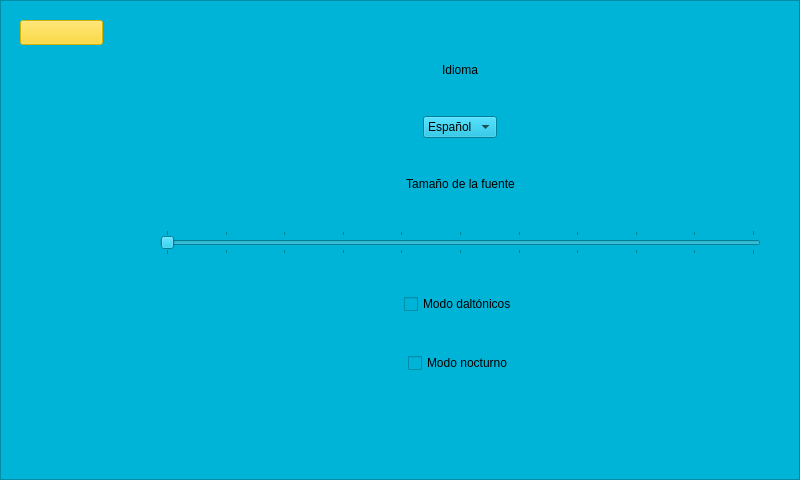
<?xml version="1.0" encoding="UTF-8"?>
<ui version="4.0">
 <class>StartScreen</class>
 <widget class="QMainWindow" name="StartScreen">
  <property name="geometry">
   <rect>
    <x>0</x>
    <y>0</y>
    <width>800</width>
    <height>480</height>
   </rect>
  </property>
  <property name="sizePolicy">
   <sizepolicy hsizetype="Fixed" vsizetype="Fixed">
    <horstretch>0</horstretch>
    <verstretch>0</verstretch>
   </sizepolicy>
  </property>
  <property name="minimumSize">
   <size>
    <width>800</width>
    <height>480</height>
   </size>
  </property>
  <property name="maximumSize">
   <size>
    <width>800</width>
    <height>480</height>
   </size>
  </property>
  <property name="windowTitle">
   <string>Medidor de latencias</string>
  </property>
  <property name="styleSheet">
   <string notr="true">background-color: rgb(0, 180, 216);
alternate-background-color: rgb(82, 183, 136);
</string>
  </property>
  <property name="toolButtonStyle">
   <enum>Qt::ToolButtonTextOnly</enum>
  </property>
  <widget class="QWidget" name="startWidget">
   <property name="sizePolicy">
    <sizepolicy hsizetype="Fixed" vsizetype="Fixed">
     <horstretch>0</horstretch>
     <verstretch>0</verstretch>
    </sizepolicy>
   </property>
   <property name="minimumSize">
    <size>
     <width>800</width>
     <height>480</height>
    </size>
   </property>
   <property name="maximumSize">
    <size>
     <width>800</width>
     <height>480</height>
    </size>
   </property>
   <widget class="QFrame" name="helpFrame">
    <property name="enabled">
     <bool>false</bool>
    </property>
    <property name="geometry">
     <rect>
      <x>0</x>
      <y>0</y>
      <width>800</width>
      <height>480</height>
     </rect>
    </property>
    <property name="sizePolicy">
     <sizepolicy hsizetype="Fixed" vsizetype="Fixed">
      <horstretch>0</horstretch>
      <verstretch>0</verstretch>
     </sizepolicy>
    </property>
    <property name="minimumSize">
     <size>
      <width>800</width>
      <height>480</height>
     </size>
    </property>
    <property name="maximumSize">
     <size>
      <width>800</width>
      <height>480</height>
     </size>
    </property>
    <property name="frameShape">
     <enum>QFrame::StyledPanel</enum>
    </property>
    <property name="frameShadow">
     <enum>QFrame::Raised</enum>
    </property>
    <widget class="QWidget" name="verticalLayoutWidget_2">
     <property name="geometry">
      <rect>
       <x>210</x>
       <y>10</y>
       <width>391</width>
       <height>461</height>
      </rect>
     </property>
     <layout class="QVBoxLayout" name="helpLayout">
      <property name="spacing">
       <number>6</number>
      </property>
      <property name="sizeConstraint">
       <enum>QLayout::SetDefaultConstraint</enum>
      </property>
      <property name="leftMargin">
       <number>5</number>
      </property>
      <property name="rightMargin">
       <number>5</number>
      </property>
      <item>
       <widget class="QPushButton" name="usersManualButton">
        <property name="enabled">
         <bool>false</bool>
        </property>
        <property name="text">
         <string>Manual de usuario</string>
        </property>
       </widget>
      </item>
      <item>
       <widget class="QPushButton" name="generalInfoButton">
        <property name="text">
         <string>Información general</string>
        </property>
       </widget>
      </item>
     </layout>
    </widget>
   </widget>
   <widget class="QFrame" name="generalInfoFrame">
    <property name="geometry">
     <rect>
      <x>0</x>
      <y>0</y>
      <width>800</width>
      <height>480</height>
     </rect>
    </property>
    <property name="sizePolicy">
     <sizepolicy hsizetype="Fixed" vsizetype="Fixed">
      <horstretch>0</horstretch>
      <verstretch>0</verstretch>
     </sizepolicy>
    </property>
    <property name="minimumSize">
     <size>
      <width>800</width>
      <height>480</height>
     </size>
    </property>
    <property name="maximumSize">
     <size>
      <width>800</width>
      <height>480</height>
     </size>
    </property>
    <property name="frameShape">
     <enum>QFrame::StyledPanel</enum>
    </property>
    <property name="frameShadow">
     <enum>QFrame::Raised</enum>
    </property>
    <widget class="QPlainTextEdit" name="generalInfoText">
     <property name="enabled">
      <bool>false</bool>
     </property>
     <property name="geometry">
      <rect>
       <x>230</x>
       <y>60</y>
       <width>311</width>
       <height>341</height>
      </rect>
     </property>
     <property name="font">
      <font>
       <family>DejaVu Sans</family>
       <pointsize>12</pointsize>
      </font>
     </property>
     <property name="plainText">
      <string>Medidor de lantecias para sistemas de videovigilancia críticos.

Versión de HW: 1.0
Versión de SW: 1.0
Autor: Guillermo Girón García
GitHub: @guille31794

Todos los derechos reservados.</string>
     </property>
     <property name="textInteractionFlags">
      <set>Qt::NoTextInteraction</set>
     </property>
    </widget>
   </widget>
   <widget class="QFrame" name="settingsFrame">
    <property name="enabled">
     <bool>true</bool>
    </property>
    <property name="geometry">
     <rect>
      <x>0</x>
      <y>0</y>
      <width>800</width>
      <height>480</height>
     </rect>
    </property>
    <property name="sizePolicy">
     <sizepolicy hsizetype="Fixed" vsizetype="Fixed">
      <horstretch>0</horstretch>
      <verstretch>0</verstretch>
     </sizepolicy>
    </property>
    <property name="minimumSize">
     <size>
      <width>800</width>
      <height>480</height>
     </size>
    </property>
    <property name="maximumSize">
     <size>
      <width>800</width>
      <height>480</height>
     </size>
    </property>
    <property name="frameShape">
     <enum>QFrame::StyledPanel</enum>
    </property>
    <property name="frameShadow">
     <enum>QFrame::Raised</enum>
    </property>
    <widget class="QWidget" name="verticalLayoutWidget_3">
     <property name="geometry">
      <rect>
       <x>160</x>
       <y>30</y>
       <width>601</width>
       <height>421</height>
      </rect>
     </property>
     <layout class="QVBoxLayout" name="settingsLayout">
      <property name="sizeConstraint">
       <enum>QLayout::SetNoConstraint</enum>
      </property>
      <property name="leftMargin">
       <number>0</number>
      </property>
      <item alignment="Qt::AlignHCenter">
       <widget class="QLabel" name="languageLabel">
        <property name="sizePolicy">
         <sizepolicy hsizetype="Fixed" vsizetype="Fixed">
          <horstretch>0</horstretch>
          <verstretch>0</verstretch>
         </sizepolicy>
        </property>
        <property name="minimumSize">
         <size>
          <width>2</width>
          <height>0</height>
         </size>
        </property>
        <property name="text">
         <string>Idioma</string>
        </property>
       </widget>
      </item>
      <item alignment="Qt::AlignHCenter">
       <widget class="QComboBox" name="languagesComboBox">
        <item>
         <property name="text">
          <string>Español</string>
         </property>
        </item>
        <item>
         <property name="text">
          <string>English</string>
         </property>
        </item>
        <item>
         <property name="text">
          <string>Polski</string>
         </property>
        </item>
       </widget>
      </item>
      <item alignment="Qt::AlignHCenter">
       <widget class="QLabel" name="fontSizeLabel">
        <property name="sizePolicy">
         <sizepolicy hsizetype="Fixed" vsizetype="Fixed">
          <horstretch>0</horstretch>
          <verstretch>0</verstretch>
         </sizepolicy>
        </property>
        <property name="text">
         <string>Tamaño de la fuente</string>
        </property>
        <property name="alignment">
         <set>Qt::AlignCenter</set>
        </property>
       </widget>
      </item>
      <item>
       <widget class="QSlider" name="fontSizeSlider">
        <property name="styleSheet">
         <string notr="true">color: rgb(0, 0, 0);</string>
        </property>
        <property name="minimum">
         <number>10</number>
        </property>
        <property name="maximum">
         <number>20</number>
        </property>
        <property name="sliderPosition">
         <number>10</number>
        </property>
        <property name="orientation">
         <enum>Qt::Horizontal</enum>
        </property>
        <property name="tickPosition">
         <enum>QSlider::TicksBothSides</enum>
        </property>
        <property name="tickInterval">
         <number>1</number>
        </property>
       </widget>
      </item>
      <item alignment="Qt::AlignHCenter">
       <widget class="QCheckBox" name="daltonicCheckbox">
        <property name="text">
         <string>Modo daltónicos</string>
        </property>
       </widget>
      </item>
      <item alignment="Qt::AlignHCenter">
       <widget class="QCheckBox" name="darkModeCheckbox">
        <property name="text">
         <string>Modo nocturno</string>
        </property>
       </widget>
      </item>
      <item alignment="Qt::AlignHCenter">
       <widget class="QDialogButtonBox" name="settingsButtonBox">
        <property name="standardButtons">
         <set>QDialogButtonBox::NoButton</set>
        </property>
       </widget>
      </item>
     </layout>
    </widget>
   </widget>
   <widget class="QFrame" name="registryFrame">
    <property name="geometry">
     <rect>
      <x>0</x>
      <y>0</y>
      <width>800</width>
      <height>480</height>
     </rect>
    </property>
    <property name="sizePolicy">
     <sizepolicy hsizetype="Fixed" vsizetype="Fixed">
      <horstretch>0</horstretch>
      <verstretch>0</verstretch>
     </sizepolicy>
    </property>
    <property name="minimumSize">
     <size>
      <width>800</width>
      <height>480</height>
     </size>
    </property>
    <property name="maximumSize">
     <size>
      <width>800</width>
      <height>480</height>
     </size>
    </property>
    <property name="frameShape">
     <enum>QFrame::StyledPanel</enum>
    </property>
    <property name="frameShadow">
     <enum>QFrame::Raised</enum>
    </property>
    <widget class="QTreeView" name="registryTreeView">
     <property name="geometry">
      <rect>
       <x>120</x>
       <y>10</y>
       <width>581</width>
       <height>391</height>
      </rect>
     </property>
     <property name="editTriggers">
      <set>QAbstractItemView::SelectedClicked</set>
     </property>
     <property name="autoExpandDelay">
      <number>-1</number>
     </property>
    </widget>
    <widget class="QGroupBox" name="registryButtonsBox">
     <property name="geometry">
      <rect>
       <x>120</x>
       <y>400</y>
       <width>581</width>
       <height>75</height>
      </rect>
     </property>
     <property name="title">
      <string/>
     </property>
     <property name="alignment">
      <set>Qt::AlignCenter</set>
     </property>
     <property name="flat">
      <bool>false</bool>
     </property>
     <widget class="QPushButton" name="checkRegistryEntryButton">
      <property name="geometry">
       <rect>
        <x>20</x>
        <y>30</y>
        <width>83</width>
        <height>25</height>
       </rect>
      </property>
      <property name="text">
       <string>Comprobar</string>
      </property>
     </widget>
     <widget class="QPushButton" name="deleteRegistryEntryButton">
      <property name="geometry">
       <rect>
        <x>270</x>
        <y>30</y>
        <width>83</width>
        <height>25</height>
       </rect>
      </property>
      <property name="text">
       <string>Borrar</string>
      </property>
     </widget>
     <widget class="QPushButton" name="renameRegistryEntryButton">
      <property name="geometry">
       <rect>
        <x>490</x>
        <y>30</y>
        <width>83</width>
        <height>25</height>
       </rect>
      </property>
      <property name="text">
       <string>Renombrar</string>
      </property>
     </widget>
    </widget>
   </widget>
   <widget class="QFrame" name="startFrame">
    <property name="geometry">
     <rect>
      <x>0</x>
      <y>0</y>
      <width>800</width>
      <height>480</height>
     </rect>
    </property>
    <property name="sizePolicy">
     <sizepolicy hsizetype="Fixed" vsizetype="Fixed">
      <horstretch>0</horstretch>
      <verstretch>0</verstretch>
     </sizepolicy>
    </property>
    <property name="minimumSize">
     <size>
      <width>800</width>
      <height>480</height>
     </size>
    </property>
    <property name="maximumSize">
     <size>
      <width>800</width>
      <height>480</height>
     </size>
    </property>
    <property name="frameShape">
     <enum>QFrame::StyledPanel</enum>
    </property>
    <property name="frameShadow">
     <enum>QFrame::Raised</enum>
    </property>
    <widget class="QWidget" name="verticalLayoutWidget">
     <property name="geometry">
      <rect>
       <x>190</x>
       <y>10</y>
       <width>391</width>
       <height>461</height>
      </rect>
     </property>
     <layout class="QVBoxLayout" name="startLayout">
      <property name="spacing">
       <number>6</number>
      </property>
      <property name="sizeConstraint">
       <enum>QLayout::SetNoConstraint</enum>
      </property>
      <property name="leftMargin">
       <number>5</number>
      </property>
      <property name="rightMargin">
       <number>5</number>
      </property>
      <item>
       <widget class="QPushButton" name="startMeasuringButton">
        <property name="styleSheet">
         <string notr="true"/>
        </property>
        <property name="text">
         <string>Comenzar medición</string>
        </property>
       </widget>
      </item>
      <item>
       <widget class="QPushButton" name="historicOfMeasuresButton">
        <property name="text">
         <string>Historial de mediciones</string>
        </property>
       </widget>
      </item>
      <item>
       <widget class="QPushButton" name="settingsButton">
        <property name="text">
         <string>Ajustes</string>
        </property>
       </widget>
      </item>
      <item>
       <widget class="QPushButton" name="helpButton">
        <property name="text">
         <string>Ayuda</string>
        </property>
       </widget>
      </item>
     </layout>
    </widget>
   </widget>
   <widget class="QPushButton" name="backButton">
    <property name="enabled">
     <bool>false</bool>
    </property>
    <property name="geometry">
     <rect>
      <x>20</x>
      <y>20</y>
      <width>83</width>
      <height>25</height>
     </rect>
    </property>
    <property name="sizePolicy">
     <sizepolicy hsizetype="Fixed" vsizetype="Fixed">
      <horstretch>0</horstretch>
      <verstretch>0</verstretch>
     </sizepolicy>
    </property>
    <property name="styleSheet">
     <string notr="true">background-color: rgb(255, 214, 10);
alternate-background-color: rgb(157, 2, 8);
border-color: rgb(246, 211, 45);
color: rgb(0, 0, 0);</string>
    </property>
    <property name="text">
     <string/>
    </property>
   </widget>
   <widget class="QFrame" name="registryDisplayerFrame">
    <property name="geometry">
     <rect>
      <x>0</x>
      <y>0</y>
      <width>800</width>
      <height>480</height>
     </rect>
    </property>
    <property name="sizePolicy">
     <sizepolicy hsizetype="Fixed" vsizetype="Fixed">
      <horstretch>0</horstretch>
      <verstretch>0</verstretch>
     </sizepolicy>
    </property>
    <property name="minimumSize">
     <size>
      <width>800</width>
      <height>480</height>
     </size>
    </property>
    <property name="maximumSize">
     <size>
      <width>800</width>
      <height>480</height>
     </size>
    </property>
    <property name="frameShape">
     <enum>QFrame::StyledPanel</enum>
    </property>
    <property name="frameShadow">
     <enum>QFrame::Raised</enum>
    </property>
    <widget class="QWidget" name="formLayoutWidget_2">
     <property name="geometry">
      <rect>
       <x>460</x>
       <y>330</y>
       <width>321</width>
       <height>141</height>
      </rect>
     </property>
     <layout class="QFormLayout" name="formLayout_2">
      <item row="0" column="0">
       <widget class="QLabel" name="latencyLabel">
        <property name="text">
         <string>Latencia (ms):</string>
        </property>
       </widget>
      </item>
      <item row="0" column="1">
       <widget class="QLineEdit" name="latencyText">
        <property name="readOnly">
         <bool>true</bool>
        </property>
       </widget>
      </item>
      <item row="1" column="0">
       <widget class="QLabel" name="timeLabel">
        <property name="text">
         <string>Intervalo (ms):</string>
        </property>
       </widget>
      </item>
      <item row="1" column="1">
       <widget class="QLineEdit" name="timeText">
        <property name="readOnly">
         <bool>true</bool>
        </property>
       </widget>
      </item>
     </layout>
    </widget>
    <widget class="QWidget" name="formLayoutWidget_3">
     <property name="geometry">
      <rect>
       <x>20</x>
       <y>330</y>
       <width>331</width>
       <height>141</height>
      </rect>
     </property>
     <layout class="QFormLayout" name="formLayout_3">
      <item row="0" column="0">
       <widget class="QLabel" name="nameLabel">
        <property name="text">
         <string>Nombre:</string>
        </property>
       </widget>
      </item>
      <item row="0" column="1">
       <widget class="QLineEdit" name="nameText">
        <property name="mouseTracking">
         <bool>true</bool>
        </property>
        <property name="acceptDrops">
         <bool>true</bool>
        </property>
        <property name="readOnly">
         <bool>true</bool>
        </property>
       </widget>
      </item>
      <item row="1" column="1">
       <widget class="QDateTimeEdit" name="dateTimeEdit">
        <property name="readOnly">
         <bool>true</bool>
        </property>
       </widget>
      </item>
      <item row="1" column="0">
       <widget class="QLabel" name="dateLabel">
        <property name="text">
         <string>Fecha:</string>
        </property>
       </widget>
      </item>
     </layout>
    </widget>
    <widget class="QCustomPlot" name="plotMeasures" native="true">
     <property name="geometry">
      <rect>
       <x>110</x>
       <y>20</y>
       <width>681</width>
       <height>291</height>
      </rect>
     </property>
     <property name="sizePolicy">
      <sizepolicy hsizetype="Fixed" vsizetype="Fixed">
       <horstretch>0</horstretch>
       <verstretch>0</verstretch>
      </sizepolicy>
     </property>
     <property name="minimumSize">
      <size>
       <width>681</width>
       <height>291</height>
      </size>
     </property>
     <property name="maximumSize">
      <size>
       <width>681</width>
       <height>291</height>
      </size>
     </property>
    </widget>
   </widget>
   <widget class="QFrame" name="startMeasureFrame">
    <property name="geometry">
     <rect>
      <x>0</x>
      <y>0</y>
      <width>800</width>
      <height>480</height>
     </rect>
    </property>
    <property name="sizePolicy">
     <sizepolicy hsizetype="Fixed" vsizetype="Fixed">
      <horstretch>0</horstretch>
      <verstretch>0</verstretch>
     </sizepolicy>
    </property>
    <property name="minimumSize">
     <size>
      <width>800</width>
      <height>480</height>
     </size>
    </property>
    <property name="maximumSize">
     <size>
      <width>800</width>
      <height>480</height>
     </size>
    </property>
    <property name="frameShape">
     <enum>QFrame::StyledPanel</enum>
    </property>
    <property name="frameShadow">
     <enum>QFrame::Raised</enum>
    </property>
    <widget class="QWidget" name="verticalLayoutWidget_4">
     <property name="geometry">
      <rect>
       <x>30</x>
       <y>290</y>
       <width>302</width>
       <height>181</height>
      </rect>
     </property>
     <layout class="QVBoxLayout" name="startMeasureVerticalLayoutLeft">
      <item>
       <widget class="QLabel" name="timeFactorLabel">
        <property name="sizePolicy">
         <sizepolicy hsizetype="Preferred" vsizetype="Fixed">
          <horstretch>0</horstretch>
          <verstretch>0</verstretch>
         </sizepolicy>
        </property>
        <property name="minimumSize">
         <size>
          <width>209</width>
          <height>17</height>
         </size>
        </property>
        <property name="text">
         <string>Intérvalo entre mediciones (ms)</string>
        </property>
        <property name="alignment">
         <set>Qt::AlignCenter</set>
        </property>
        <property name="textInteractionFlags">
         <set>Qt::LinksAccessibleByMouse</set>
        </property>
       </widget>
      </item>
      <item>
       <widget class="QSlider" name="TimeFactorSlider">
        <property name="minimumSize">
         <size>
          <width>300</width>
          <height>0</height>
         </size>
        </property>
        <property name="maximumSize">
         <size>
          <width>300</width>
          <height>16777215</height>
         </size>
        </property>
        <property name="minimum">
         <number>100</number>
        </property>
        <property name="maximum">
         <number>2000</number>
        </property>
        <property name="orientation">
         <enum>Qt::Horizontal</enum>
        </property>
        <property name="tickPosition">
         <enum>QSlider::TicksBothSides</enum>
        </property>
        <property name="tickInterval">
         <number>500</number>
        </property>
       </widget>
      </item>
     </layout>
    </widget>
    <widget class="QWidget" name="verticalLayoutWidget_5">
     <property name="geometry">
      <rect>
       <x>490</x>
       <y>290</y>
       <width>302</width>
       <height>181</height>
      </rect>
     </property>
     <layout class="QVBoxLayout" name="startMeasureVerticalLayoutRight">
      <item alignment="Qt::AlignHCenter">
       <widget class="QLabel" name="DurationLabel">
        <property name="sizePolicy">
         <sizepolicy hsizetype="Fixed" vsizetype="Fixed">
          <horstretch>0</horstretch>
          <verstretch>0</verstretch>
         </sizepolicy>
        </property>
        <property name="baseSize">
         <size>
          <width>0</width>
          <height>0</height>
         </size>
        </property>
        <property name="text">
         <string>Duración (s)</string>
        </property>
        <property name="alignment">
         <set>Qt::AlignCenter</set>
        </property>
       </widget>
      </item>
      <item>
       <widget class="QSlider" name="DurationSlider">
        <property name="sizePolicy">
         <sizepolicy hsizetype="Fixed" vsizetype="Fixed">
          <horstretch>0</horstretch>
          <verstretch>0</verstretch>
         </sizepolicy>
        </property>
        <property name="minimumSize">
         <size>
          <width>300</width>
          <height>0</height>
         </size>
        </property>
        <property name="maximumSize">
         <size>
          <width>300</width>
          <height>16777215</height>
         </size>
        </property>
        <property name="layoutDirection">
         <enum>Qt::LeftToRight</enum>
        </property>
        <property name="minimum">
         <number>10</number>
        </property>
        <property name="maximum">
         <number>600</number>
        </property>
        <property name="pageStep">
         <number>5</number>
        </property>
        <property name="value">
         <number>10</number>
        </property>
        <property name="sliderPosition">
         <number>10</number>
        </property>
        <property name="orientation">
         <enum>Qt::Horizontal</enum>
        </property>
        <property name="invertedAppearance">
         <bool>true</bool>
        </property>
        <property name="invertedControls">
         <bool>false</bool>
        </property>
        <property name="tickPosition">
         <enum>QSlider::TicksBothSides</enum>
        </property>
        <property name="tickInterval">
         <number>10</number>
        </property>
       </widget>
      </item>
     </layout>
    </widget>
    <widget class="QPushButton" name="calibrateButton">
     <property name="geometry">
      <rect>
       <x>340</x>
       <y>320</y>
       <width>120</width>
       <height>35</height>
      </rect>
     </property>
     <property name="text">
      <string>Calibrar</string>
     </property>
    </widget>
    <widget class="QPushButton" name="startMeasureButton">
     <property name="geometry">
      <rect>
       <x>340</x>
       <y>380</y>
       <width>120</width>
       <height>35</height>
      </rect>
     </property>
     <property name="sizePolicy">
      <sizepolicy hsizetype="Minimum" vsizetype="Fixed">
       <horstretch>0</horstretch>
       <verstretch>0</verstretch>
      </sizepolicy>
     </property>
     <property name="text">
      <string>Comenzar</string>
     </property>
    </widget>
    <widget class="QPushButton" name="stopMeasureButton">
     <property name="geometry">
      <rect>
       <x>340</x>
       <y>440</y>
       <width>120</width>
       <height>35</height>
      </rect>
     </property>
     <property name="text">
      <string>Detener</string>
     </property>
    </widget>
   </widget>
   <zorder>startMeasureFrame</zorder>
   <zorder>startFrame</zorder>
   <zorder>registryFrame</zorder>
   <zorder>registryDisplayerFrame</zorder>
   <zorder>helpFrame</zorder>
   <zorder>generalInfoFrame</zorder>
   <zorder>settingsFrame</zorder>
   <zorder>backButton</zorder>
  </widget>
 </widget>
 <customwidgets>
  <customwidget>
   <class>QCustomPlot</class>
   <extends>QWidget</extends>
   <header>qcustomplot.h</header>
   <container>1</container>
  </customwidget>
 </customwidgets>
 <resources/>
 <connections/>
</ui>
